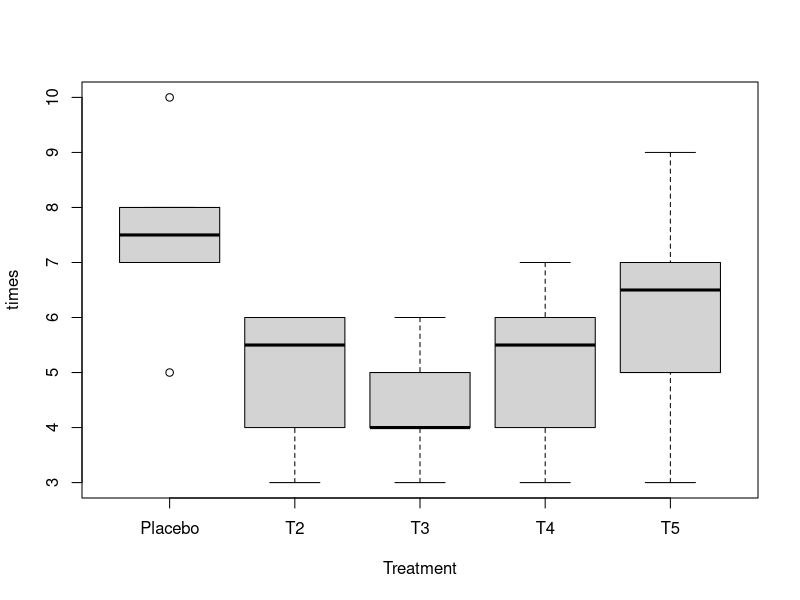

Write the R code that produced this figure.
x = data.frame(Placebo=c(5,8,7,7,10,8),T2=c(4,6,6,3,5,6),
T3=c(6,4,4,5,4,3),T4=c(7,4,6,6,3,5),T5=c(9,3,5,7,7,6))
coldsore = stack(x)
names(coldsore) = c("times", "treatment")

tapply(coldsore$times, coldsore$treatment, summary)

library(lattice)
boxplot(times~treatment, data=coldsore, xlab="Treatment")

coldsore.lm = lm(times~treatment, data=coldsore)
coldsore.lm
anova(coldsore.lm)
